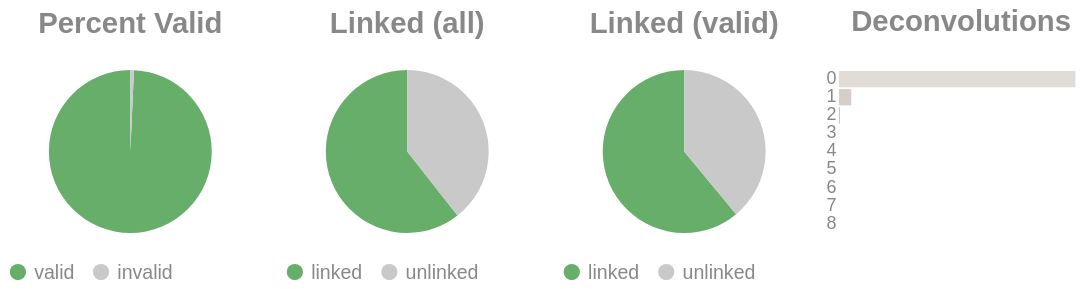

Notebook cell for this chart:
### Code cell
if SKIPLR:
    pass
else:
    clash = Counter()
    for i in valids['molecule'].to_list():
        _mol = i.split("-")
        if len(_mol) == 1:
            clash.update('0')
        else:
            clash.update(_mol[-1])

    _d = {"deconvolutions": [], 'count': []}
    for k,v in clash.items():
        _d['deconvolutions'].append(k)
        _d['count'].append(v)

    tot_valid = valids['reads'].sum()
    mask = valids['reads'] >= 2
    n_linked_reads = valids.filter(mask)['reads'].sum()
    if n_linked_reads == 0:
        print_html("No linked molecules (>=2 reads) were detected; skipping linked-only distributions.")
        SKIPLR = True
    else:
        perc_valid = round(tot_valid / n_reads, 4)
        linked_perc_abs = round(n_linked_reads / n_reads, 4)
        linked_perc = round(n_linked_reads / tot_valid, 4)

    _valid = pl.DataFrame({"valids": ['valid', 'invalid'], "count": [tot_valid, n_reads - tot_valid]})
    _linked_abs = pl.DataFrame({"linked (absolute)": ['linked', 'unlinked'], "count": [n_linked_reads, n_reads - n_linked_reads]})
    _linked_rel = pl.DataFrame({"linked (valids)": ['linked', 'unlinked'], "count": [n_linked_reads, tot_valid - n_linked_reads]})

    (
        alt.hconcat(
            piechart(_valid, goodval = 'valid', title = "Percent Valid"),
            piechart(_linked_abs, goodval = "linked", title =  "Linked (all)"),
            piechart(_linked_rel, goodval = "linked", title =  "Linked (valid)"),
            convolutionbar(pl.DataFrame(_d), title = "Deconvolutions"),
            center = True,
            bounds = 'flush'
        )
        .resolve_scale(color='independent')
        .resolve_legend('independent')
        .properties(usermeta={'embedOptions': {"actions": False}})
    ).display()

### Figure 1 — Vega-Lite specification as saved in the notebook (floating-point values rounded to 4 significant figures)
{"width": "container", "height": 400, "config": {"title": {"anchor": "start", "dy": -15, "fontSize": 18, "color": "#888888", "subtitleColor": "#888888", "subtitleFontSize": 14}, "arc": {"fill": "#0072B2"}, "axis": {"domainColor": "#888888", "domainWidth": 0.5, "gridWidth": 0.2, "grid": false, "titleFontWeight": 400, "titleFontSize": 15, "labelFontSize": 11, "labelColor": "#888888", "tickColor": "#888888", "tickWidth": 0.2, "titleColor": "#888888"}, "axisBand": {"grid": false}, "axisX": {"grid": true, "tickSize": 10, "domainCap": "round"}, "axisY": {"domain": false, "grid": true, "tickSize": 0, "domainCap": "round"}, "background": "transparent", "header": {"labelFontSize": 15, "labelColor": "#888888", "titleFontSize": 15, "titleFontWeight": 600, "titleColor": "#888888"}, "legend": {"labelFont": "sans-serif", "labelFontSize": 12, "labelColor": "#888888", "symbolSize": 100, "symbolType": "circle", "titleFontSize": 12, "titlePadding": 10, "titleColor": "#888888", "title": null}, "range": {"category": ["#E69F00", "#56B4E9", "#009E73", "#F0E442", "#0072B2", "#D55E00", "#CC79A7", "#000000"], "diverging": ["#cfe8f3", "#a2d4ec", "#73bfe2", "#46abdb", "#1696d2", "#12719e"]}, "area": {"fill": "#0072B2", "fillOpacity": 0.7, "line": true, "strokeOpacity": 0.7}, "line": {"color": "#0072B2", "stroke": "#0072B2", "strokeWidth": 2}, "trail": {"color": "#0072B2", "stroke": "#0072B2", "strokeWidth": 0, "size": 1}, "point": {"filled": true, "fillOpacity": 1.0, "size": 95}, "text": {"color": "#888888", "fontSize": 11, "align": "right", "fontWeight": 400, "size": 11}, "bar": {"fill": "#0072B2", "stroke": null}, "view": {"stroke": null, "continuousWidth": 660, "continuousHeight": 400}}, "hconcat": [{"data": {"name": "data-e8b813544a1fc63d19302d1742a11530"}, "mark": {"type": "arc"}, "encoding": {"color": {"field": "valids", "legend": {"orient": "bottom", "title": null}, "scale": {"domain": ["valid", "invalid"], "range": ["#68ae6b", "#C9C9C9"]}, "title": "Valids", "type": "nominal"}, "theta": {"field": "count", "type": "quantitative"}, "tooltip": [{"field": "valids", "title": "Valids", "type": "ordinal"}, {"field": "percent", "format": ".2%", "title": "Percent", "type": "quantitative"}, {"field": "count", "title": "Count", "type": "quantitative"}]}, "height": 100, "title": {"text": "Percent Valid", "align": "center", "anchor": "middle"}, "transform": [{"calculate": "datum.count / 13537691", "as": "percent"}], "width": 150}, {"data": {"name": "data-70d15951d8670f199e845911cc9324d4"}, "mark": {"type": "arc"}, "encoding": {"color": {"field": "linked (absolute)", "legend": {"orient": "bottom", "title": null}, "scale": {"domain": ["linked", "unlinked"], "range": ["#68ae6b", "#C9C9C9"]}, "title": "Linked (Absolute)", "type": "nominal"}, "theta": {"field": "count", "type": "quantitative"}, "tooltip": [{"field": "linked (absolute)", "title": "Linked (Absolute)", "type": "ordinal"}, {"field": "percent", "format": ".2%", "title": "Percent", "type": "quantitative"}, {"field": "count", "title": "Count", "type": "quantitative"}]}, "height": 100, "title": {"text": "Linked (all)", "align": "center", "anchor": "middle"}, "transform": [{"calculate": "datum.count / 13537691", "as": "percent"}], "width": 150}, {"data": {"name": "data-4c2c9f63139732cadc04c6fb5423c483"}, "mark": {"type": "arc"}, "encoding": {"color": {"field": "linked (valids)", "legend": {"orient": "bottom", "title": null}, "scale": {"domain": ["linked", "unlinked"], "range": ["#68ae6b", "#C9C9C9"]}, "title": "Linked (Valids)", "type": "nominal"}, "theta": {"field": "count", "type": "quantitative"}, "tooltip": [{"field": "linked (valids)", "title": "Linked (Valids)", "type": "ordinal"}, {"field": "percent", "format": ".2%", "title": "Percent", "type": "quantitative"}, {"field": "count", "title": "Count", "type": "quantitative"}]}, "height": 100, "title": {"text": "Linked (valid)", "align": "center", "anchor": "middle"}, "transform": [{"calculate": "datum.count / 13440596", "as": "percent"}], "width": 150}, {"data": {"name": "data-24bdb20975b3c1bb3cd6a91cab7fb376"}, "mark": {"type": "bar"}, "encoding": {"color": {"field": "deconvolutions", "legend": null, "scale": {"scheme": "lightgreyred"}, "type": "nominal"}, "tooltip": [{"field": "deconvolutions", "title": "Deconvolutions", "type": "ordinal"}, {"field": "percent", "format": ".2%", "title": "Percent", "type": "quantitative"}, {"field": "count", "title": "Count", "type": "quantitative"}], "x": {"axis": null, "field": "count", "type": "quantitative"}, "y": {"field": "deconvolutions", "sort": "ascending", "title": null, "type": "nominal"}}, "height": 100, "title": {"text": "Deconvolutions", "align": "center", "anchor": "middle"}, "transform": [{"calculate": "datum.count / 7160992", "as": "percent"}], "width": 150}], "bounds": "flush", "center": true, "resolve": {"legend": {"angle": "independent"}, "scale": {"color": "independent"}}, "usermeta": {"embedOptions": {"actions": false}}, "$schema": "https://vega.github.io/schema/vega-lite/v6.1.0.json", "datasets": {"data-e8b813544a1fc63d19302d1742a11530": [{"valids": "valid", "count": 13440596}, {"valids": "invalid", "count": 97095}], "data-70d15951d8670f199e845911cc9324d4": [{"linked (absolute)": "linked", "count": 8200333}, {"linked (absolute)": "unlinked", "count": 5337358}], "data-4c2c9f63139732cadc04c6fb5423c483": [{"linked (valids)": "linked", "count": 8200333}, {"linked (valids)": "unlinked", "count": 5240263}], "data-24bdb20975b3c1bb3cd6a91cab7fb376": [{"deconvolutions": "0", "count": 6775266}, {"deconvolutions": "1", "count": 352930}, {"deconvolutions": "2", "count": 29362}, {"deconvolutions": "3", "count": 3006}, {"deconvolutions": "4", "count": 351}, {"deconvolutions": "5", "count": 57}, {"deconvolutions": "6", "count": 14}, {"deconvolutions": "7", "count": 4}, {"deconvolutions": "8", "count": 2}]}}
